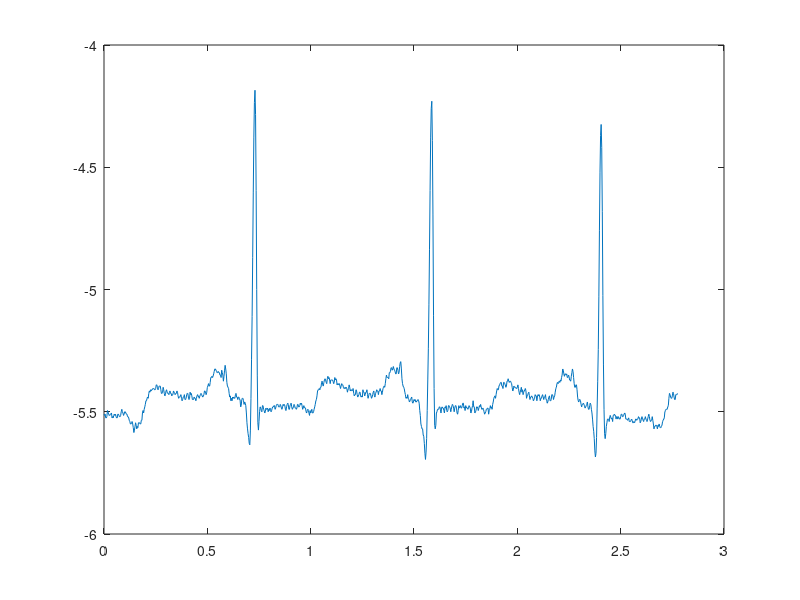

Write MATLAB code to recreate this figure.
load ('100m.mat')          % the signal will be loaded to "val" matrix
val = (val - 1024)/200;    % you have to remove "base" and "gain"
ECGsignal = val(1,1:1000); % select the lead (Lead I)
Fs = 360;                  % sampling frequecy
t = (0:length(ECGsignal)-1)/Fs;  % time
plot(t,ECGsignal)